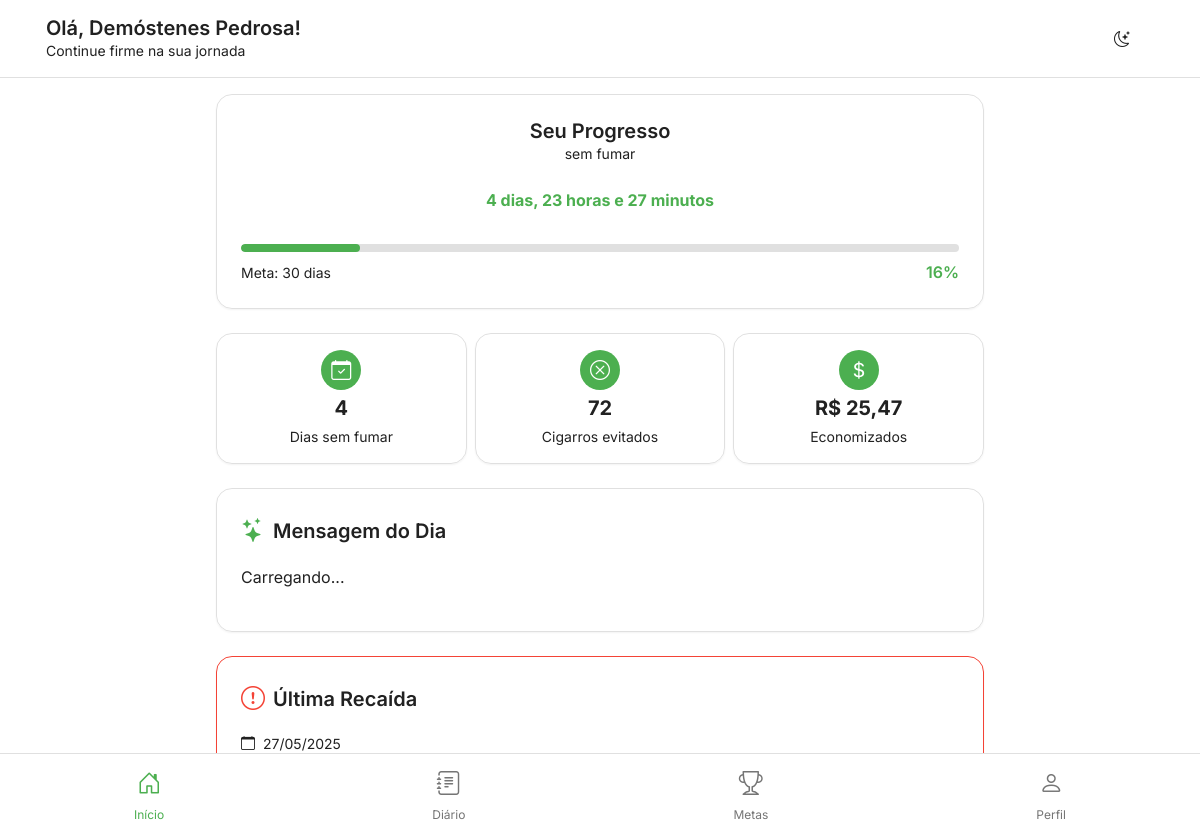
Page /dashboard.php (signed in) on the committed database.
### tables this page shows
CREATE TABLE `usuarios` (
  `id` int(11) NOT NULL,
  `nome` varchar(100) NOT NULL,
  `email` varchar(100) NOT NULL,
  `senha` varchar(255) NOT NULL,
  `cigarros_por_dia` int(11) NOT NULL,
  `preco_carteira` decimal(10,2) NOT NULL,
  `data_parar` date NOT NULL,
  `hora_parar` time NOT NULL,
  `data_cadastro` timestamp NOT NULL DEFAULT current_timestamp()
);

CREATE TABLE `recaidas` (
  `id` int(11) NOT NULL,
  `usuario_id` int(11) NOT NULL,
  `data_recaida` date NOT NULL,
  `motivo` text DEFAULT NULL,
  `criado_em` timestamp NOT NULL DEFAULT current_timestamp()
);

### dashboard.php (the view, shortened to what this page needs)
<?php
require_once 'php/conexao.php';
$stmt = $conn->prepare("SELECT * FROM usuarios WHERE id = ?");
$stmt->execute([$_SESSION['usuario_id']]);
$usuario = $stmt->fetch();
$data_parar = new DateTime($usuario['data_parar'] . ' ' . $usuario['hora_parar']);
$hoje = new DateTime();
$intervalo = $hoje->diff($data_parar);
$dias_sem_fumar = $intervalo->days + ($intervalo->h / 24) + ($intervalo->i / 1440);
$tempo_texto = '';
if ($intervalo->days > 0) {
    $tempo_texto .= $intervalo->days . ' ' . ($intervalo->days === 1 ? 'dia' : 'dias');
    if ($intervalo->h > 0 || $intervalo->i > 0) {
        $tempo_texto .= ', ';
    }
}
if ($intervalo->h > 0) {
    $tempo_texto .= $intervalo->h . ' ' . ($intervalo->h === 1 ? 'hora' : 'horas');
    if ($intervalo->i > 0) {
        $tempo_texto .= ' e ';
    }
}
if ($intervalo->i > 0) {
    $tempo_texto .= $intervalo->i . ' ' . ($intervalo->i === 1 ? 'minuto' : 'minutos');
}
$cigarros_por_carteira = 20;
$economia_por_dia = ($usuario['cigarros_por_dia'] / $cigarros_por_carteira) * $usuario['preco_carteira'];
$economia_total = $economia_por_dia * $dias_sem_fumar;
$cigarros_evitados = $usuario['cigarros_por_dia'] * $dias_sem_fumar;
$stmt = $conn->prepare("SELECT * FROM recaidas WHERE usuario_id = ? ORDER BY data_recaida DESC LIMIT 1");
$stmt->execute([$_SESSION['usuario_id']]);
$ultima_recaida = $stmt->fetch();
?>
<!DOCTYPE html>
<html lang="pt-BR">
<head>
    <link href="https://cdn.jsdelivr.net/npm/bootstrap@5.3.0/dist/css/bootstrap.min.css" rel="stylesheet">
    <link href="css/style.css" rel="stylesheet">
    <link href="css/dashboard.css" rel="stylesheet">
    <link rel="stylesheet" href="https://cdn.jsdelivr.net/npm/bootstrap-icons@1.11.0/font/bootstrap-icons.css">
</head>
<body>
    <div class="app-container">
        <header class="app-header">
            <div class="container">
                <div class="d-flex justify-content-between align-items-center">
                    <div class="user-greeting">
                        <h1 class="h4 mb-0">Olá, <?php echo htmlspecialchars($usuario['nome']); ?>!</h1>
                        <p class="greeting-subtitle">Continue firme na sua jornada</p>
                    </div>
                    <button id="theme-toggle" class="btn btn-icon" aria-label="Alternar tema">
                        <i class="bi bi-moon-stars"></i>
                    </button>
                </div>
            </div>
        </header>
        <main class="app-content">
            <div class="progress-card">
                <div class="progress-header">
                    <div class="progress-title">
                        <h2>Seu Progresso</h2>
                        <p class="progress-subtitle">sem fumar</p>
                    </div>
                    <div id="tempo-sem-fumar" class="progress-time"
                         data-data-parar="<?php echo $usuario['data_parar']; ?>"
                         data-hora-parar="<?php echo $usuario['hora_parar']; ?>">
                        <span id="dias-sem-fumar"><?php echo $tempo_texto; ?></span>
                    </div>
                </div>
                <div class="progress-bar-container">
                    <div class="progress-bar" role="progressbar" style="width: <?php echo min(($dias_sem_fumar / 30) * 100, 100); ?>%"></div>
                </div>
                <div class="progress-footer">
                    <p class="progress-goal">Meta: 30 dias</p>
                    <div class="progress-percentage"><?php echo number_format(min(($dias_sem_fumar / 30) * 100, 100), 0); ?>%</div>
                </div>
            </div>
            <div class="stats-grid">
                <div class="stat-card">
                    <div class="stat-icon">
                        <i class="bi bi-calendar-check"></i>
                    </div>
                    <div class="stat-content">
                        <div class="stat-value"><?php echo $intervalo->days; ?></div>
                        <div class="stat-label">Dias sem fumar</div>
                    </div>
                </div>
                <div class="stat-card">
                    <div class="stat-icon">
                        <i class="bi bi-x-circle"></i>
                    </div>
                    <div class="stat-content">
                        <div class="stat-value"><?php echo number_format(floor($cigarros_evitados), 0, ',', '.'); ?></div>
                        <div class="stat-label">Cigarros evitados</div>
                    </div>
                </div>
                <div class="stat-card">
                    <div class="stat-icon">
                        <i class="bi bi-currency-dollar"></i>
                    </div>
                    <div class="stat-content">
                        <div class="stat-value">R$ <?php echo number_format($economia_total, 2, ',', '.'); ?></div>
                        <div class="stat-label">Economizados</div>
                    </div>
                </div>
            </div>
            <div class="message-card">
                <div class="message-header">
                    <i class="bi bi-stars"></i>
                    <h3>Mensagem do Dia</h3>
                </div>
                <div class="message-content">
                    <p id="mensagem-motivacional">Carregando...</p>
                </div>
            </div>
            <?php if ($ultima_recaida): ?>
            <div class="relapse-card">
                <div class="relapse-header">
                    <i class="bi bi-exclamation-circle"></i>
                    <h3>Última Recaída</h3>
                </div>
                <div class="relapse-content">
                    <div class="relapse-date">
                        <i class="bi bi-calendar"></i>
                        <?php echo date('d/m/Y', strtotime($ultima_recaida['data_recaida'])); ?>
                    </div>
                    <div class="relapse-reason">
                    </div>
                </div>
            </div>
            <?php endif; ?>
        </main>
        <nav class="bottom-nav">
            <a href="dashboard.php" class="nav-item active">
                <i class="bi bi-house-door"></i>
                <span>Início</span>
            </a>
            <a href="tela_diario.php" class="nav-item">
                <i class="bi bi-journal-text"></i>
                <span>Diário</span>
            </a>
            <a href="metas.php" class="nav-item">
                <i class="bi bi-trophy"></i>
                <span>Metas</span>
            </a>
            <a href="perfil.php" class="nav-item">
                <i class="bi bi-person"></i>
                <span>Perfil</span>
            </a>
        </nav>
    </div>
</body>
</html>

### css/dashboard.css (style rules this page uses)
.app-container { display: flex; flex-direction: column; min-height: 100vh; }
.app-header { background: var(--card-bg); border-bottom: 1px solid var(--border-color); padding: var(--spacing-md) 0; }
.user-greeting { display: flex; flex-direction: column; }
.user-greeting h1 { font-size: var(--font-size-lg); font-weight: 600; margin: 0; }
.greeting-subtitle { font-size: var(--font-size-sm); color: var(--text-muted); margin: 0; }
.app-content { flex: 1; padding: var(--spacing-md); padding-bottom: calc(var(--bottom-nav-height) + var(--spacing-xl)); max-width: 800px; margin: 0 auto; width: 100%; }
.progress-card { background: var(--card-bg); border-radius: var(--border-radius-lg); padding: var(--spacing-lg); margin-bottom: var(--spacing-lg); box-shadow: var(--shadow-sm); border: 1px solid var(--border-color); }
.progress-header { display: flex; flex-direction: column; gap: var(--spacing-sm); margin-bottom: var(--spacing-md); }
.progress-title h2 { font-size: var(--font-size-lg); font-weight: 600; margin: 0; color: var(--text-color); }
.progress-subtitle { font-size: var(--font-size-sm); color: var(--text-muted); margin: 0; }
.progress-time { font-size: var(--font-size-2xl); font-weight: 700; color: var(--primary-color); text-align: center; margin: var(--spacing-md) 0; }
.progress-bar-container { background: var(--border-color); border-radius: var(--border-radius-full); height: 8px; margin-bottom: var(--spacing-sm); overflow: hidden; }
.progress-bar { background: var(--primary-color); height: 100%; border-radius: var(--border-radius-full); transition: width 0.3s ease; }
.progress-footer { display: flex; justify-content: space-between; align-items: center; margin-top: var(--spacing-sm); }
.progress-goal { color: var(--text-muted); font-size: var(--font-size-sm); margin: 0; }
.progress-percentage { font-weight: 600; color: var(--primary-color); }
.stats-grid { display: grid; grid-template-columns: repeat(3, 1fr); gap: var(--spacing-sm); margin-bottom: var(--spacing-lg); }
.stat-card { background: var(--card-bg); border-radius: var(--border-radius-lg); padding: var(--spacing-md); display: flex; flex-direction: column; align-items: center; text-align: center; gap: var(--spacing-sm); box-shadow: var(--shadow-sm); border: 1px solid var(--border-color); }
.stat-icon { width: 40px; height: 40px; background: var(--primary-color); border-radius: 50%; position: relative; flex-shrink: 0; }
.stat-icon i { position: absolute; top: 50%; left: 50%; transform: translate(-50%, -50%); font-size: var(--font-size-lg); color: white; }
.stat-content { display: flex; flex-direction: column; align-items: center; gap: var(--spacing-xs); }
.stat-value { font-size: var(--font-size-lg); font-weight: 700; color: var(--text-color); line-height: 1; }
.stat-label { font-size: var(--font-size-sm); color: var(--text-muted); }
.message-card { background: var(--card-bg); border-radius: var(--border-radius-lg); padding: var(--spacing-lg); margin-bottom: var(--spacing-lg); box-shadow: var(--shadow-sm); border: 1px solid var(--border-color); }
.message-header { display: flex; align-items: center; gap: var(--spacing-sm); margin-bottom: var(--spacing-md); }
.message-header i { font-size: var(--font-size-xl); color: var(--primary-color); }
.message-header h3 { font-size: var(--font-size-lg); font-weight: 600; margin: 0; }
.message-content { font-size: var(--font-size-md); color: var(--text-color); line-height: 1.6; }
.relapse-card { background: var(--card-bg); border-radius: var(--border-radius-lg); padding: var(--spacing-lg); margin-bottom: var(--spacing-lg); box-shadow: var(--shadow-sm); border: 1px solid var(--danger-color); }
.relapse-header { display: flex; align-items: center; gap: var(--spacing-sm); margin-bottom: var(--spacing-md); }
.relapse-header i { font-size: var(--font-size-xl); color: var(--danger-color); }
.relapse-header h3 { font-size: var(--font-size-lg); font-weight: 600; margin: 0; }
.relapse-content { font-size: var(--font-size-md); }
.relapse-date { display: flex; align-items: center; gap: var(--spacing-xs); color: var(--text-muted); margin-bottom: var(--spacing-sm); }
.relapse-reason { color: var(--text-color); line-height: 1.6; }
.progress-card, .stat-card, .message-card, .relapse-card { animation: fadeIn 0.3s ease forwards; }

### rows in the picture
usuarios: nome "Demóstenes Pedrosa", data_parar+hora_parar "4"
recaidas: data_recaida "27/05/2025"
